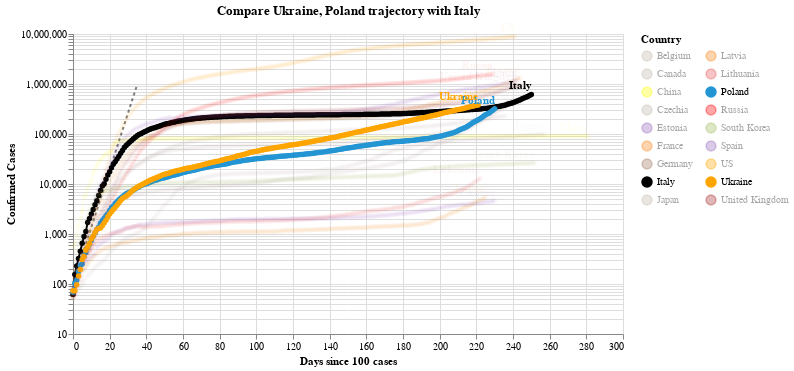

The notebook cell this image was saved under:
### Code cell
#hide_input
chart2 = make_since_chart(dff2, ['Ukraine', 'Poland'], baseline_countries)
chart2

### Figure 1 — Vega-Lite specification as saved in the notebook (floating-point values rounded to 4 significant figures; data arrays with more than 128 entries replaced by an {"elided": "..."} marker saying what was removed)
{"config": {"view": {"continuousWidth": 400, "continuousHeight": 300}}, "layer": [{"data": {"name": "data-628230001892d6798b50651be41d1b3e"}, "mark": {"type": "line", "color": "black", "opacity": 0.5, "strokeDash": [3, 3]}, "encoding": {"x": {"type": "quantitative", "field": "Days since 100 cases"}, "y": {"type": "quantitative", "field": "Confirmed Cases"}}}, {"data": {"name": "data-fe7ee210b32880a1ca96226445d0e33b"}, "mark": {"type": "line", "point": true}, "encoding": {"color": {"type": "nominal", "field": "Country", "legend": {"columns": 2}, "scale": {"domain": ["Belgium", "Canada", "China", "Czechia", "Estonia", "France", "Germany", "Italy", "Japan", "Latvia", "Lithuania", "Poland", "Russia", "South Korea", "Spain", "US", "Ukraine", "United Kingdom"], "range": ["#C1B7AD", "#C1B7AD", "yellow", "#C1B7AD", "#9467bd", "#F58518", "#9D755D", "black", "#C1B7AD", "#F58518", "#E45756", "#2495D3", "red", "#A1BA59", "#9467bd", "orange", "orange", "brown"]}}, "opacity": {"condition": {"value": 1, "selection": "selector003"}, "value": 0.05}, "tooltip": [{"type": "nominal", "field": "Country"}, {"type": "temporal", "field": "Date"}, {"type": "quantitative", "field": "Confirmed Cases"}, {"type": "quantitative", "field": "Days since 100 cases"}], "x": {"type": "quantitative", "field": "Days since 100 cases"}, "y": {"type": "quantitative", "field": "Confirmed Cases", "scale": {"type": "log"}}}, "selection": {"selector003": {"type": "multi", "fields": ["Country"], "bind": "legend", "init": [{"Country": "Ukraine"}, {"Country": "Poland"}, {"Country": "Italy"}]}}, "width": 550}, {"data": {"name": "data-fe7ee210b32880a1ca96226445d0e33b"}, "mark": {"type": "text", "align": "right", "dy": -8, "fontWeight": "bold"}, "encoding": {"color": {"type": "nominal", "field": "Country", "legend": {"columns": 2}, "scale": {"domain": ["Belgium", "Canada", "China", "Czechia", "Estonia", "France", "Germany", "Italy", "Japan", "Latvia", "Lithuania", "Poland", "Russia", "South Korea", "Spain", "US", "Ukraine", "United Kingdom"], "range": ["#C1B7AD", "#C1B7AD", "yellow", "#C1B7AD", "#9467bd", "#F58518", "#9D755D", "black", "#C1B7AD", "#F58518", "#E45756", "#2495D3", "red", "#A1BA59", "#9467bd", "orange", "orange", "brown"]}}, "opacity": {"condition": {"value": 1, "selection": "selector003"}, "value": 0.05}, "text": {"type": "nominal", "field": "Country"}, "tooltip": [{"type": "nominal", "field": "Country"}, {"type": "temporal", "field": "Date"}, {"type": "quantitative", "field": "Confirmed Cases"}, {"type": "quantitative", "field": "Days since 100 cases"}], "x": {"type": "quantitative", "field": "Days since 100 cases"}, "y": {"type": "quantitative", "field": "Confirmed Cases", "scale": {"type": "log"}}}, "transform": [{"filter": "(datum['Date'] >= 1603929600000)"}], "width": 550}], "title": "Compare Ukraine, Poland trajectory with Italy", "$schema": "https://vega.github.io/schema/vega-lite/v4.8.1.json", "datasets": {"data-628230001892d6798b50651be41d1b3e": [{"Days since 100 cases": 0, "Confirmed Cases": 100.0}, {"Days since 100 cases": 1, "Confirmed Cases": 130.0}, {"Days since 100 cases": 2, "Confirmed Cases": 169.0}, {"Days since 100 cases": 3, "Confirmed Cases": 219.7}, {"Days since 100 cases": 4, "Confirmed Cases": 285.6}, {"Days since 100 cases": 5, "Confirmed Cases": 371.3}, {"Days since 100 cases": 6, "Confirmed Cases": 482.7}, {"Days since 100 cases": 7, "Confirmed Cases": 627.5}, {"Days since 100 cases": 8, "Confirmed Cases": 815.7}, {"Days since 100 cases": 9, "Confirmed Cases": 1060.0}, {"Days since 100 cases": 10, "Confirmed Cases": 1379.0}, {"Days since 100 cases": 11, "Confirmed Cases": 1792.0}, {"Days since 100 cases": 12, "Confirmed Cases": 2330.0}, {"Days since 100 cases": 13, "Confirmed Cases": 3029.0}, {"Days since 100 cases": 14, "Confirmed Cases": 3937.0}, {"Days since 100 cases": 15, "Confirmed Cases": 5119.0}, {"Days since 100 cases": 16, "Confirmed Cases": 6654.0}, {"Days since 100 cases": 17, "Confirmed Cases": 8650.0}, {"Days since 100 cases": 18, "Confirmed Cases": 11250.0}, {"Days since 100 cases": 19, "Confirmed Cases": 14620.0}, {"Days since 100 cases": 20, "Confirmed Cases": 19000.0}, {"Days since 100 cases": 21, "Confirmed Cases": 24710.0}, {"Days since 100 cases": 22, "Confirmed Cases": 32120.0}, {"Days since 100 cases": 23, "Confirmed Cases": 41750.0}, {"Days since 100 cases": 24, "Confirmed Cases": 54280.0}, {"Days since 100 cases": 25, "Confirmed Cases": 70560.0}, {"Days since 100 cases": 26, "Confirmed Cases": 91730.0}, {"Days since 100 cases": 27, "Confirmed Cases": 119300.0}, {"Days since 100 cases": 28, "Confirmed Cases": 155000.0}, {"Days since 100 cases": 29, "Confirmed Cases": 201500.0}, {"Days since 100 cases": 30, "Confirmed Cases": 262000.0}, {"Days since 100 cases": 31, "Confirmed Cases": 340600.0}, {"Days since 100 cases": 32, "Confirmed Cases": 442800.0}, {"Days since 100 cases": 33, "Confirmed Cases": 575600.0}, {"Days since 100 cases": 34, "Confirmed Cases": 748300.0}, {"Days since 100 cases": 35, "Confirmed Cases": 972800.0}], "data-fe7ee210b32880a1ca96226445d0e33b": {"elided": "4335 records"}}}
